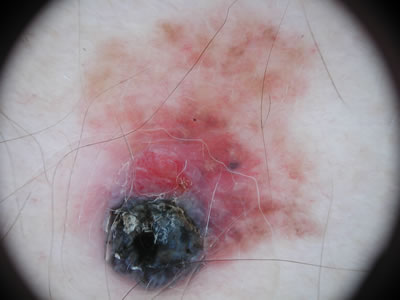
%> input picture dataset/cancer/pic_001.jpg, 400 x 300 px
$ octave testSegment.m   (GNU Octave 9; MATLAB toolbox functions it lacks are replaced by stand-ins)
%> lines starting %> are read from the running program, lines starting %| are printed output that depends on the picture
### getSegment.m
function [X] = getSegment( imgFilename,printImage )
%> called with imgFilename = 'dataset/cancer/pic_001.jpg', printImage = false
%
%   Use median filter to filter the image first. Then we use the active contour without edges algorithm to get the lesion area curve.
%   After these, this function will set the area out of the curve to be blank and return this image.

tic
Img=imread(imgFilename);
%> Img is the input picture: size 300x400x3 uint8; mean R, G, B 157, 140.8, 145.8
% Img = dicomread(imgFilename);
ImgBak=Img;
% subplot(121);
% imshow(ImgBak);
Img=double(rgb2gray(Img));
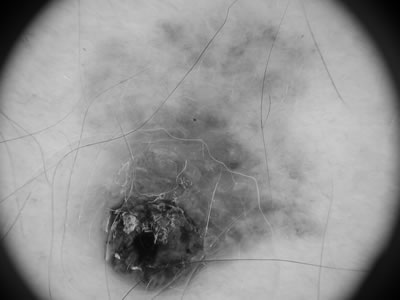
%> Img: size 300x400 double; min 0, max 207, mean 146.2
Img(:)=(Img(:)-mean(mean(Img)))/std(std(Img));
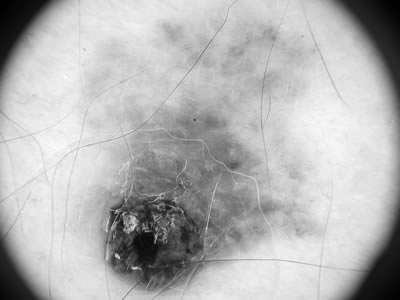
%> Img: size 300x400 double; min -7.57, max 3.15, mean -3.28e-15; drawn with min black and max white
% [5 lines of commented-out code are left out]
X=Img;
% return;
% toc
% tic
[nx,ny]=size(Img);
%> nx = 300; ny = 400
%%- set init curve C as a circle
ic=floor(nx/2);         % compute init circle center
%> ic = 150
jc=floor(ny/2);
%> jc = 200
r=ic/2;                 % radius
%> r = 75

%%- init u as the distance function
u = zeros([nx,ny]);
for i=1:nx
    for j=1:ny
        u(i,j)= r-sqrt((i-ic).^2+(j-jc).^2);
    end
end
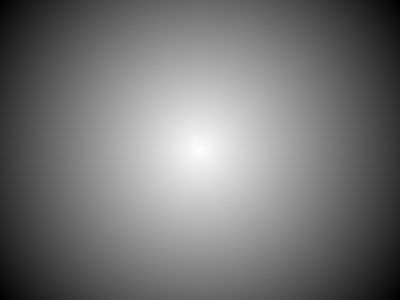
%> u: size 300x400 double; min -175, max 75, mean -59.7; drawn with min black and max white
%%- draw init curve on the picture
% [6 lines of commented-out code are left out]

%%- init parameter
epsilon=1.5;            % Heaviside parameter setting
nu=2500;
delta_t=0.1;

nn=1;
iter=800;
%%- iter begin
for n=1:iter
    %%- regularization of Heavside
    H_u = 0.5*(1+(2/pi)*atan(u/epsilon));

    %%- compute c1 and c2 according to u
    c1=sum(sum(H_u.*Img))/sum(sum(H_u));
    c2=sum(sum((1-H_u).*Img))/sum(sum(1-H_u));
    %nu=1/min(c1,c2);
    %c1=c1.^0.5;c2=c2.^0.5;

    %%- use c1 and c2 to update u
    delta_H = (1/pi)*epsilon./(epsilon^2+u.^2);
    m=delta_t*delta_H;
    C_1 = 1./sqrt(eps+(u(:,[2:ny,ny])-u).^2+0.25*(u([2:nx,nx],:)-u([1,1:nx-1],:)).^2);
    C_2 = 1./sqrt(eps+(u-u(:,[1,1:ny-1])).^2+0.25*(u([2:nx,nx],[1,1:ny-1])-u([1,1:nx-1],[1,1:ny-1])).^2);
    C_3 = 1./sqrt(eps+(u([2:nx,nx],:)-u).^2+0.25*(u(:,[2:ny,ny])-u(:,[1,1:ny-1])).^2);
    C_4 = 1./sqrt(eps+(u-u([1,1:nx-1],:)).^2+0.25*(u([1,1:nx-1],[2:ny,ny])-u([1,1:nx-1],[1,1:ny-1])).^2);
    C = 1+nu*m.*(C_1+C_2+C_3+C_4);
    u = (u+nu*m.*(C_1.*u(:,[2:ny,ny])+C_2.*u(:,[1,1:ny-1])+C_3.*u([2:nx,nx],:)+C_4.*u([1,1:nx-1],:) )+...
        m.*((Img-c2).^2-(Img-c1).^2))./C;

    %%- show the curve and image
% [11 lines of commented-out code are left out]
end
%> this loop made 800 passes
%> pass 2, in getSegment, `H_u = 0.5*(1+(2/pi)*atan(u/epsilon));`:
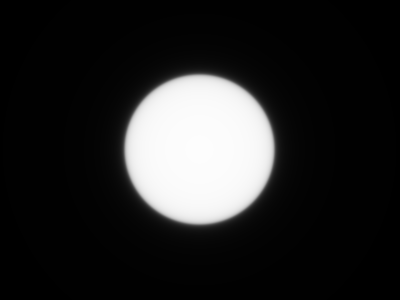
%> H_u: size 300x400 double; min 0.00273, max 0.994, mean 0.153
%> pass 2, in getSegment, `delta_H = (1/pi)*epsilon./(epsilon^2+u.^2);`:
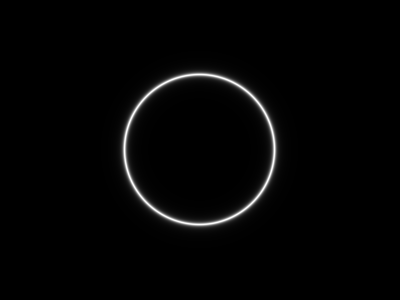
%> delta_H: size 300x400 double; min 1.56e-05, max 0.212, mean 0.0039; drawn with min black and max white
% toc
f=ImgBak;
for i=1:nx
    for j=1:ny
        if(u(i,j)<0)
            f(i,j,:)=255;
        end
    end
end
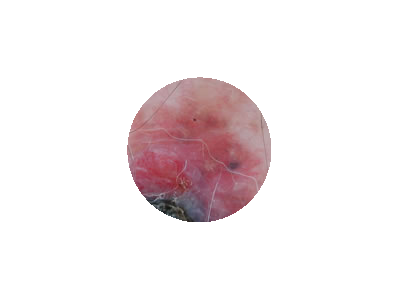
%> f: size 300x400x3 uint8; mean R, G, B 242.2, 234.6, 235.9

% [11 lines of commented-out code are left out]
X=f;
end

### testSegment.m
clc;
clear;
% [17 lines of commented-out code are left out]
cancer=getSegment('dataset/cancer/pic_001.jpg',false);
% cancer=getSegment('dataset/normal/Basal Cell Carcinoma2.jpg',false);
% fea=featureExtra(cancer);
